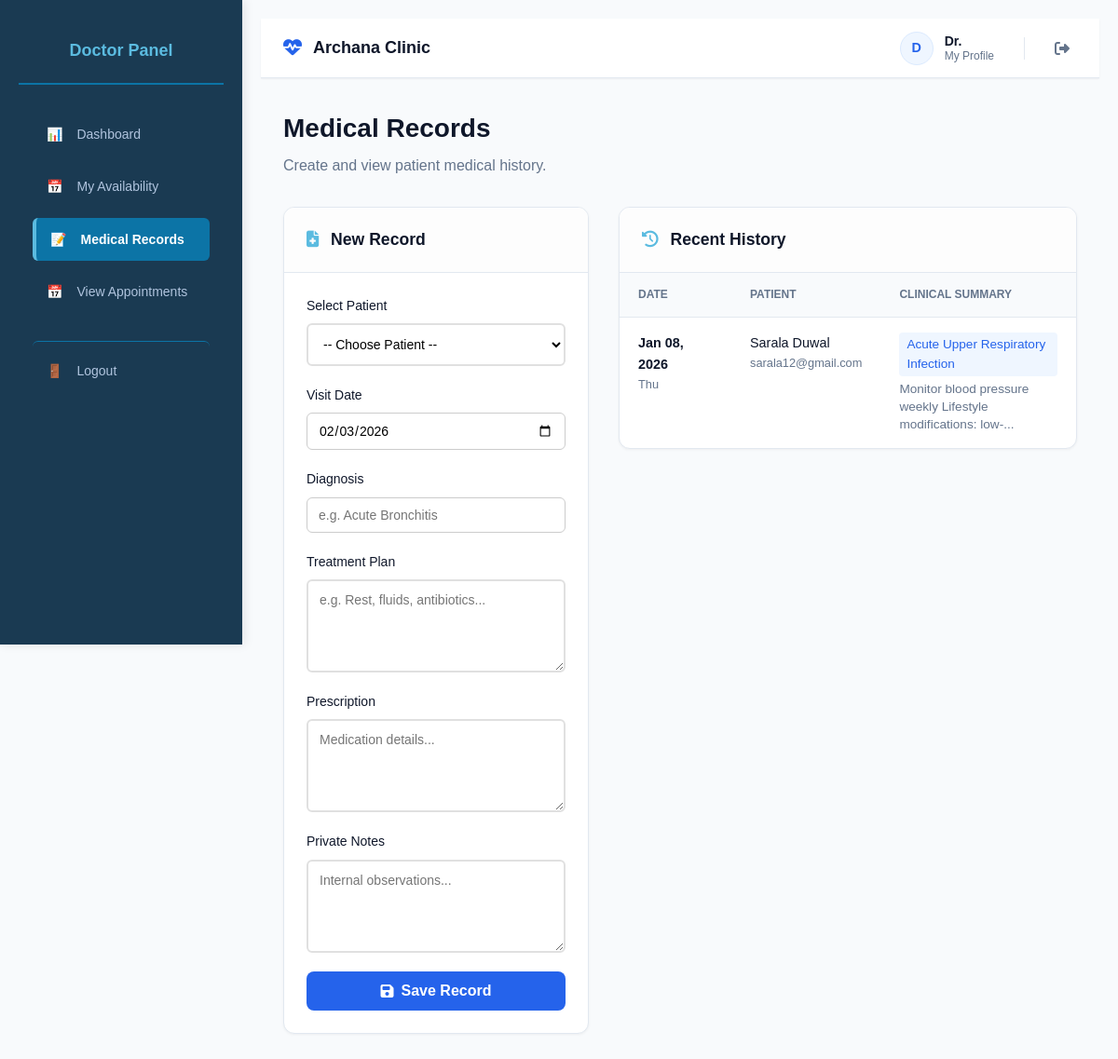
Screenshot of /doctor/manage-records.php (signed in) with the database file from the repository.
### tables this page shows
CREATE TABLE `patients` (
  `id` int(11) NOT NULL,
  `user_id` int(11) NOT NULL,
  `name` varchar(100) NOT NULL,
  `password` varchar(255) NOT NULL,
  `phone` varchar(15) DEFAULT NULL,
  `date_of_birth` date NOT NULL,
  `gender` enum('male','female','other') NOT NULL,
  `address` text NOT NULL,
  `emergency_contact` varchar(100) NOT NULL,
  `emergency_phone` varchar(20) NOT NULL,
  `medical_history` text DEFAULT NULL,
  `blood_group` varchar(10) DEFAULT NULL,
  `allergies` text DEFAULT NULL,
  `age` varchar(10) DEFAULT NULL
);

CREATE TABLE `users` (
  `id` int(11) NOT NULL,
  `name` varchar(100) NOT NULL,
  `email` varchar(255) DEFAULT NULL,
  `password` varchar(255) NOT NULL,
  `role` enum('admin','doctor','receptionist','patient') NOT NULL,
  `phone` varchar(15) NOT NULL,
  `created_at` timestamp NOT NULL DEFAULT current_timestamp(),
  `updated_at` timestamp NOT NULL DEFAULT current_timestamp() ON UPDATE current_timestamp()
);

CREATE TABLE `medical_records` (
  `id` int(11) NOT NULL,
  `patient_id` int(11) NOT NULL,
  `doctor_id` int(11) NOT NULL,
  `visit_date` date NOT NULL,
  `diagnosis` text DEFAULT NULL,
  `treatment` text DEFAULT NULL,
  `prescription` text DEFAULT NULL,
  `notes` text DEFAULT NULL,
  `created_at` timestamp NOT NULL DEFAULT current_timestamp(),
  `updated_at` timestamp NOT NULL DEFAULT current_timestamp() ON UPDATE current_timestamp()
);

### config/auth.php (called while the page is built, shortened)
<?php
class Auth {
    private $conn;
    public function __construct($connection) {
        $this->conn = $connection;
    }
    public function isLoggedIn() {
        return isset($_SESSION['user_id']);
    }
    public function getUser() {
        $user_id = $_SESSION['user_id'];
        $stmt = $this->conn->prepare("
            SELECT
                u.id,
                u.name,
                u.email,
                u.role,
                p.phone,
                p.gender,
                p.address,
                p.medical_history,
                p.blood_group,
                p.date_of_birth,
                p.allergies,
                p.emergency_phone
            FROM users u
            LEFT JOIN patients p ON u.id = p.user_id
            WHERE u.id = ?
            LIMIT 1
        ");
        $stmt->bind_param("i", $user_id);
        $stmt->execute();
        return $stmt->get_result()->fetch_assoc();
    }
}
if (!isset($auth)) {
    $auth = new Auth($conn);
}
?>

### doctor/manage-records.php (the view, shortened to what this page needs)
<?php
require_once __DIR__ . '/../config/database.php';
require_once __DIR__ . '/../config/auth.php';
$user = $auth->getUser();
$stmt = $conn->prepare("SELECT id FROM doctors WHERE user_id = ? LIMIT 1");
$stmt->bind_param("i", $user['id']);
$stmt->execute();
$doctor = $stmt->get_result()->fetch_assoc();
$doctor_id = (int)$doctor['id'];
$stmt = $conn->prepare("
    SELECT mr.visit_date, mr.diagnosis, mr.treatment, u.name AS patient_name, u.email
    FROM medical_records mr
    JOIN patients p ON mr.patient_id = p.id
    JOIN users u ON p.user_id = u.id
    WHERE mr.doctor_id = ?
    ORDER BY mr.visit_date DESC, mr.created_at DESC
    LIMIT 10
");
$stmt->bind_param("i", $doctor_id);
$stmt->execute();
$recent_records = $stmt->get_result()->fetch_all(MYSQLI_ASSOC);
?>
<!DOCTYPE html>
<html lang="en">
<head>
<link rel="stylesheet" href="/clinic/styles.css">
<link rel="stylesheet" href="https://cdnjs.cloudflare.com/ajax/libs/font-awesome/6.5.0/css/all.min.css">
</head>
<body class="dashboard-page">
<div class="dashboard-container">
    <?php include __DIR__ . '/../include/sidebar-doctor.php'; ?>
    <main class="dashboard-content">
        <?php include __DIR__ . '/../include/dnav.php'; ?>
        <div class="manage-container">
            <div class="page-header">
                <h1>Medical Records</h1>
                <p>Create and view patient medical history.</p>
            </div>
            <div class="records-grid">
                <div class="card">
                    <div class="card-header">
                        <h2><i class="fas fa-file-medical"></i> New Record</h2>
                    </div>
                    <div class="card-body">
                        <form method="POST">
                            <div class="form-group">
                                <label>Select Patient</label>
                                <select name="patient_id" class="form-control" required>
                                    <option value="">-- Choose Patient --</option>
                                </select>
                            </div>
                            <div class="form-group">
                                <label>Visit Date</label>
                                <input type="date" name="visit_date" class="form-control" value="<?= date('Y-m-d') ?>" required>
                            </div>
                            <div class="form-group">
                                <label>Diagnosis</label>
                                <input type="text" name="diagnosis" class="form-control" placeholder="e.g. Acute Bronchitis" required>
                            </div>
                            <div class="form-group">
                                <label>Treatment Plan</label>
                                <textarea name="treatment" class="form-control" rows="3" placeholder="e.g. Rest, fluids, antibiotics..." required></textarea>
                            </div>
                            <div class="form-group">
                                <label>Prescription</label>
                                <textarea name="prescription" class="form-control" rows="3" placeholder="Medication details..." required></textarea>
                            </div>
                            <div class="form-group">
                                <label>Private Notes</label>
                                <textarea name="notes" class="form-control" rows="2" placeholder="Internal observations..."></textarea>
                            </div>
                            <button type="submit" class="btn-submit">
                                <i class="fas fa-save"></i> Save Record
                            </button>
                        </form>
                    </div>
                </div>
                <div class="card">
                    <div class="card-header">
                        <h2><i class="fas fa-history"></i> Recent History</h2>
                    </div>
                    <div class="table-responsive">
                        <table class="custom-table">
                            <thead>
                                <tr>
                                    <th style="width: 120px;">Date</th>
                                    <th>Patient</th>
                                    <th>Clinical Summary</th>
                                </tr>
                            </thead>
                            <tbody>
                                <?php if (count($recent_records) > 0): ?>
                                    <?php foreach ($recent_records as $r): ?>
                                    <tr>
                                        <td>
                                            <div style="font-weight:600; font-size:0.9rem;"><?= date('M d, Y', strtotime($r['visit_date'])) ?></div>
                                            <div style="color:var(--text-muted); font-size:0.8rem;"><?= date('D', strtotime($r['visit_date'])) ?></div>
                                        </td>
                                        <td>
                                            <div style="font-weight:500;"><?= htmlspecialchars($r['patient_name']) ?></div>
                                            <div style="color:var(--text-muted); font-size:0.8rem;"><?= htmlspecialchars($r['email']) ?></div>
                                        </td>
                                        <td>
                                            <div class="diagnosis-tag"><?= htmlspecialchars($r['diagnosis']) ?></div>
                                            <div class="treatment-text">
                                                <?= htmlspecialchars(substr($r['treatment'], 0, 60)) . (strlen($r['treatment']) > 60 ? '...' : '') ?>
                                            </div>
                                        </td>
                                    </tr>
                                    <?php endforeach; ?>
                                <?php endif; ?>
                            </tbody>
                        </table>
                    </div>
                </div>
            </div>
        </div>
    </main>
</div>
</body>
</html>

### include/dnav.php (shortened to what this page needs)
<nav class="top-navbar">
    <a href="#" class="nav-brand">
        <i class="fas fa-heartbeat"></i>
        <span>Archana Clinic</span>
    </a>
    <div class="nav-right-section">
        <a href="profile.php" class="nav-user-profile" title="View Profile">
            <div class="nav-avatar-circle">
                <?= isset($user['name']) ? strtoupper(substr($user['name'], 0, 1)) : 'U' ?>
            </div>
            <div class="nav-user-meta">
                <span class="nav-user-name">
                    <?= isset($user['name']) ? htmlspecialchars(explode(' ', $user['name'])[0]) : 'Guest' ?>
                </span>
                <span class="nav-user-subtitle">My Profile</span>
            </div>
        </a>
        <a href="../logout.php" class="nav-logout-btn" title="Logout">
            <i class="fas fa-sign-out-alt"></i>
        </a>
    </div>
</nav>

### styles.css (style rules this page uses)
* { margin: 0; padding: 0; box-sizing: border-box; font-family: Arial, sans-serif; }
body { background: #f9f9f9; color: #333; line-height: 1.6; display: flex; flex-direction: column; min-height: 100vh; }
main { flex: 1; padding: 20px; }
body { padding-top: 90px; }
.form-group { display: flex; flex-direction: column; }
.form-group label { color: #333; font-weight: 600; margin-bottom: 8px; font-size: 14px; }
.form-group input { padding: 12px; border: 2px solid #e0e0e0; border-radius: 6px; font-size: 14px; transition: all 0.3s ease; }
.dashboard-page { display: flex; background: #f5f7fa; padding-top: 0; }
.dashboard-container { display: flex; width: 100%; min-height: 100vh; }
.dashboard-content { flex: 1; margin-left: 260px; padding: 20px; overflow-y: auto; }
.table-responsive { overflow-x: auto; }
.form-group { margin-bottom: 20px; display: flex; flex-direction: column; }
.form-group input, .form-group select, .form-group textarea { padding: 12px; border: 2px solid #e0e0e0; border-radius: 6px; font-size: 14px; font-family: Arial, sans-serif; transition: all 0.3s ease; }
body { font-family: 'Segoe UI', Tahoma, Geneva, Verdana, sans-serif; background-color: #f4f6f8; margin: 0; padding: 0; }
.form-group { margin-bottom: 15px; display: flex; flex-direction: column; }
label { margin-bottom: 6px; font-weight: 500; color: #333; }
input[type="text"], input[type="email"], input[type="password"], input[type="tel"], input[type="date"], select, textarea { padding: 10px 12px; border-radius: 6px; border: 1px solid #ccc; font-size: 14px; outline: none; transition: border-color 0.3s; }
button, .btn, .btn-login { display: inline-block; width: 100%; padding: 12px; border: none; border-radius: 6px; background-color: #5bbbe0; color: #fff; font-size: 16px; font-weight: bold; cursor: pointer; transition: background 0.3s; text-decoration: none; text-align: center; }
textarea { resize: vertical; }
h2 i { margin-right: 8px; color: #5bbbe0; }
.card { background: #ffffff; border-radius: 14px; box-shadow: 0 6px 18px rgba(0, 0, 0, 0.06); }

### include/dnav.php (style rules this page uses)
.top-navbar { background: white; height: 64px; padding: 0 1.5rem; display: flex; align-items: center; justify-content: space-between; border-bottom: 1px solid #e2e8f0; box-shadow: 0 1px 2px 0 rgba(0, 0, 0, 0.05); position: sticky; top: 0; z-index: 40; }
.nav-brand { font-size: 1.125rem; font-weight: 700; color: #0f172a; display: flex; align-items: center; gap: 0.75rem; text-decoration: none; }
.nav-brand i { color: #2563eb; font-size: 1.25rem; }
.nav-right-section { display: flex; align-items: center; gap: 1.5rem; }
.nav-user-profile { display: flex; align-items: center; gap: 0.75rem; text-decoration: none; padding: 0.25rem 0.5rem; border-radius: 8px; transition: background-color 0.2s; }
.nav-avatar-circle { width: 36px; height: 36px; background: #eff6ff; color: #2563eb; border-radius: 50%; display: flex; align-items: center; justify-content: center; font-weight: 600; font-size: 0.9rem; border: 1px solid #dbeafe; }
.nav-user-meta { display: flex; flex-direction: column; line-height: 1.2; }
.nav-user-name { font-size: 0.875rem; font-weight: 600; color: #0f172a; }
.nav-user-subtitle { font-size: 0.75rem; color: #64748b; }
.nav-logout-btn { color: #64748b; font-size: 1rem; padding: 0.5rem; border-radius: 50%; transition: all 0.2s; text-decoration: none; display: flex; align-items: center; justify-content: center; }

### rows the page displays
patients: user.name "D", user.name "Dr."
medical_records: visit_date "Jan 08, 2026", visit_date "Thu", users.name "Sarala Duwal", users.email "sarala12@gmail.com", diagnosis "Acute Upper Respiratory Infection", treatment "Monitor blood pressure weekly Lifestyle modifications: low-"
